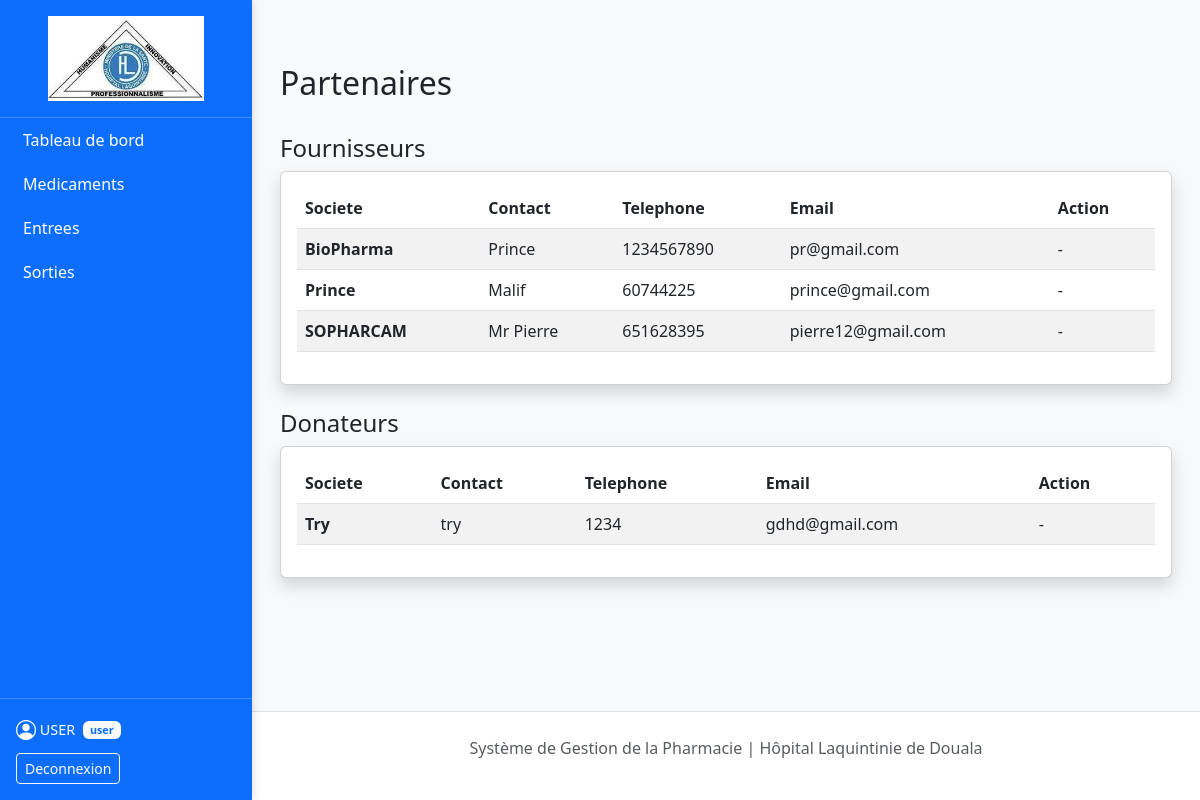
The app's page /pages/fournisseurs.php (signed in) with its own data.
### tables this page shows
CREATE TABLE `fournisseurs` (
  `id_fournisseur` int(11) NOT NULL,
  `nom_societe` varchar(150) NOT NULL,
  `contact_nom` varchar(100) DEFAULT NULL,
  `telephone` varchar(20) DEFAULT NULL,
  `email` varchar(100) DEFAULT NULL,
  `est_donateur` tinyint(1) NOT NULL DEFAULT 0
);

### pages/fournisseurs.php (the view, shortened to what this page needs)
<?php
require_once '../config/db.php';
try {
    $pdo->exec("ALTER TABLE fournisseurs ADD COLUMN IF NOT EXISTS est_donateur TINYINT(1) NOT NULL DEFAULT 0");
} catch (Exception $e) {
}
$isAdmin = ($_SESSION['role'] === 'admin');
$query = $pdo->query("SELECT * FROM fournisseurs WHERE est_donateur = 0 ORDER BY nom_societe ASC");
$fournisseurs = $query->fetchAll();
$query = $pdo->query("SELECT * FROM fournisseurs WHERE est_donateur = 1 ORDER BY nom_societe ASC");
$donateurs = $query->fetchAll();
include '../includes/sidebar.php';
?>
<div class="container mt-5">
    <div class="d-flex justify-content-between align-items-center mb-4">
        <h2>Partenaires</h2>
    </div>
    <div class="column">
        <div class="col-md-12">
            <h4>Fournisseurs</h4>
            <div class="card shadow mb-4">
                <div class="card-body">
                    <table class="table table-striped">
                        <thead>
                            <tr>
                                <th>Societe</th>
                                <th>Contact</th>
                                <th>Telephone</th>
                                <th>Email</th>
                                <th>Action</th>
                            </tr>
                        </thead>
                        <tbody>
                            <?php foreach ($fournisseurs as $f): ?>
                            <tr>
                                <td><strong><?php echo $f['nom_societe']; ?></strong></td>
                                <td><?php echo $f['contact_nom']; ?></td>
                                <td><?php echo $f['telephone']; ?></td>
                                <td><?php echo $f['email']; ?></td>
                                <td class="text-nowrap">
                                    <?php if($isAdmin): ?>
                                        <button
                                            class="btn btn-sm btn-outline-primary me-1"
                                            data-bs-toggle="modal"
                                            data-bs-target="#modalEditFournisseur"
                                            data-id="<?= $f['id_fournisseur'] ?>"
                                            data-nom="<?= htmlspecialchars($f['nom_societe']) ?>"
                                            data-contact="<?= htmlspecialchars($f['contact_nom']) ?>"
                                            data-tel="<?= htmlspecialchars($f['telephone']) ?>"
                                            data-email="<?= htmlspecialchars($f['email']) ?>"
                                            data-donateur="0"
                                            title="Modifier"
                                        >
                                            <i class="bi bi-pencil"></i>
                                        </button>
                                        <form method="POST" class="d-inline" onsubmit="return confirm('Supprimer ce fournisseur ?');">
                                            <input type="hidden" name="id_fournisseur" value="<?= $f['id_fournisseur'] ?>">
                                            <button type="submit" name="btn_delete_fournisseur" class="btn btn-sm btn-outline-danger" title="Supprimer">
                                                <i class="bi bi-trash"></i>
                                            </button>
                                        </form>
                                    <?php else: ?>
                                        -
                                    <?php endif; ?>
                                </td>
                            </tr>
                            <?php endforeach; ?>
                        </tbody>
                    </table>
                </div>
            </div>
        </div>
        <div class="col-md-12">
            <h4>Donateurs</h4>
            <div class="card shadow mb-4">
                <div class="card-body">
                    <table class="table table-striped">
                        <thead>
                            <tr>
                                <th>Societe</th>
                                <th>Contact</th>
                                <th>Telephone</th>
                                <th>Email</th>
                                <th>Action</th>
                            </tr>
                        </thead>
                        <tbody>
                            <?php foreach ($donateurs as $f): ?>
                            <tr>
                                <td><strong><?php echo $f['nom_societe']; ?></strong></td>
                                <td><?php echo $f['contact_nom']; ?></td>
                                <td><?php echo $f['telephone']; ?></td>
                                <td><?php echo $f['email']; ?></td>
                                <td class="text-nowrap">
                                    <?php if($isAdmin): ?>
                                        <button
                                            class="btn btn-sm btn-outline-primary me-1"
                                            data-bs-toggle="modal"
                                            data-bs-target="#modalEditFournisseur"
                                            data-id="<?= $f['id_fournisseur'] ?>"
                                            data-nom="<?= htmlspecialchars($f['nom_societe']) ?>"
                                            data-contact="<?= htmlspecialchars($f['contact_nom']) ?>"
                                            data-tel="<?= htmlspecialchars($f['telephone']) ?>"
                                            data-email="<?= htmlspecialchars($f['email']) ?>"
                                            data-donateur="1"
                                            title="Modifier"
                                        >
                                            <i class="bi bi-pencil"></i>
                                        </button>
                                        <form method="POST" class="d-inline" onsubmit="return confirm('Supprimer ce donateur ?');">
                                            <input type="hidden" name="id_fournisseur" value="<?= $f['id_fournisseur'] ?>">
                                            <button type="submit" name="btn_delete_fournisseur" class="btn btn-sm btn-outline-danger" title="Supprimer">
                                                <i class="bi bi-trash"></i>
                                            </button>
                                        </form>
                                    <?php else: ?>
                                        -
                                    <?php endif; ?>
                                </td>
                            </tr>
                            <?php endforeach; ?>
                        </tbody>
                    </table>
                </div>
            </div>
        </div>
    </div>
</div>
<?php include '../includes/footer.php'; ?>

### records on screen
fournisseurs: nom_societe "BioPharma", contact_nom "Prince", telephone "1234567890", email "pr@gmail.com"
fournisseurs: nom_societe "Prince", contact_nom "Malif", telephone "60744225", email "prince@gmail.com"
fournisseurs: nom_societe "SOPHARCAM", contact_nom "Mr Pierre", telephone "651628395", email "pierre12@gmail.com"
fournisseurs: nom_societe "Try", contact_nom "try", telephone "1234", email "gdhd@gmail.com"

### other values on screen
$_SESSION['nom'] "USER"
$_SESSION['role'] "user"
